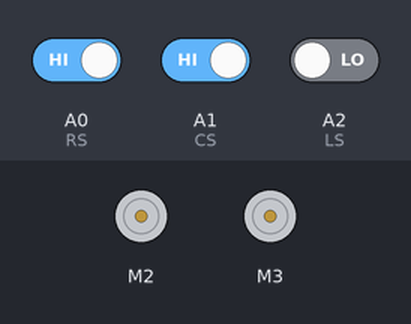
The sketch below on a simulated Arduino Uno, built with avr-gcc and run on an emulated ATmega328P. Shown: 2 × DC motor (green arrow = forward, orange = backward, longer = faster). The inputs (shaded band) are chosen by the test bench; at power-on: A0 (RS) HIGH, A2 (LS) LOW, A1 (CS) HIGH.

Above: at 4.3 s.
4.4 s: A0 (RS) driven LOW
At 5.0 s:
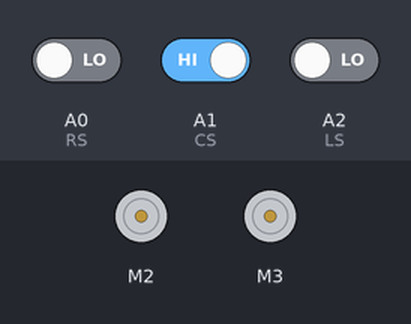
6.8 s: A2 (LS) driven HIGH
At 7.6 s:
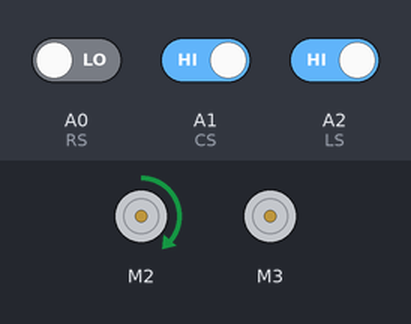
12.3 s: A2 (LS) driven LOW
At 14.2 s:
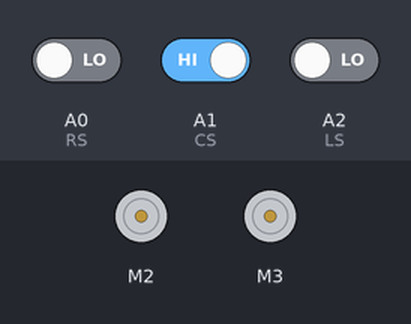
14.7 s: A0 (RS) driven HIGH
At 16.3 s:
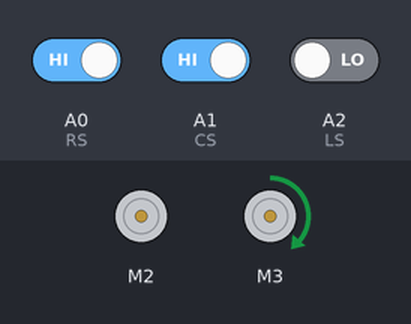
20.2 s: A1 (CS) driven LOW and A2 (LS) driven HIGH
At 21.5 s:
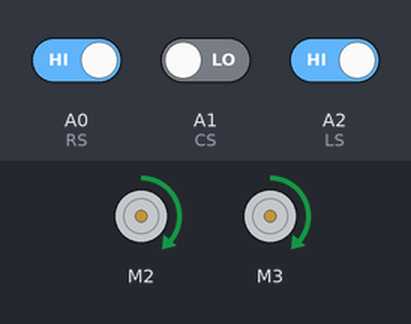
Timing chart, 0 to 26.7 s (numbered marks = the images above; inputs shaded):
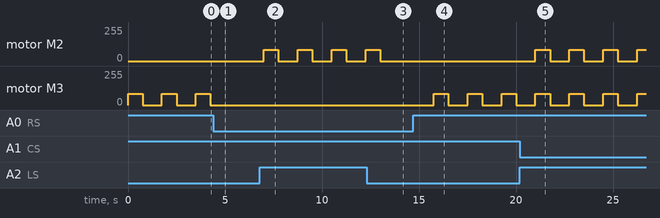

Measured:
- after the input at 4.4 s, motor M3: stays stopped (without the input it goes to forward 85/255 after 0.85 s)
- after the input at 6.8 s, motor M2: alternates forward 85/255 for 0.75 s and stopped for 1.0 s, starting after 0.20 s
- after the input at 12.3 s, motor M2: goes on until 13.0 s, then stays stopped
- after the input at 14.7 s, motor M3: alternates forward 85/255 for 0.75 s and stopped for 1.0 s, starting after 1.1 s
- after the input at 20.2 s, motor M2: alternates forward 85/255 for 0.75 s and stopped for 1.0 s, starting after 0.80 s
- by itself, motor M3: alternates forward 85/255 for 0.75 s and stopped for 1.0 s

The sketch:

FireTruck_MotorShield.ino
```cpp
#include <AFMotor.h>
AF_DCMotor M2(2);
AF_DCMotor M3(3);
const int CS = A1;
const int RS = A0;
const int LS = A2;
int R = 0;
int C = 0;
int L = 0;
int pos = 0;
boolean fire = false;
const int pump=A4;

void setup() {

M2.setSpeed(85);
M3.setSpeed(85);

pinMode(A0,INPUT);
pinMode(A1,INPUT);
pinMode(A2,INPUT);
Serial.begin (9600);
}


void loop() {
C = digitalRead(CS);
R = digitalRead(RS);
L = digitalRead(LS);

if (L == 1 && C == 1 && R == 1){
  halt();
  }else if (C == 0 && R == 1 && L == 1){
    advance();
    }else if (R == 0 && C == 1 && L == 1 ){
    left();
    }else if (L == 0 && R == 1 && C == 1 ){
    right();
    }
delay(250);
while (fire == true);
{put_of_fire();
}

}
void advance()
{M2.run(FORWARD);
 M3.run(FORWARD);

}

void halt()
{M2.run(RELEASE);
 M3.run(RELEASE);

}

void right(){
  M2.run(RELEASE);
  M3.run(FORWARD);
  }

void left(){
  M2.run(FORWARD);
  M3.run(RELEASE);
  }

void put_of_fire(){
  delay(500);
  halt();

  digitalWrite(pump,HIGH);
  delay(500);

  digitalWrite(pump,LOW);
  delay(500);
  fire=false;

  }
```
